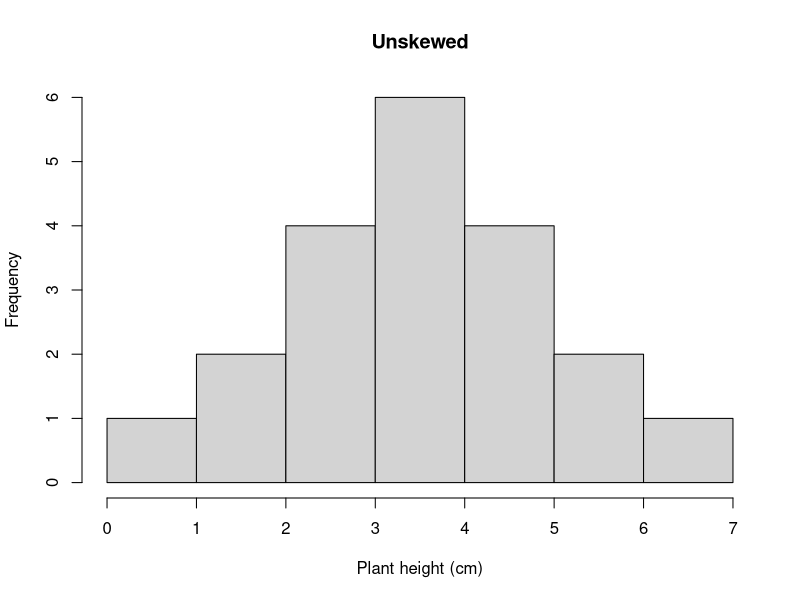

Write the R code that produced this figure. (Note: this script raises an error after producing the figure.)
## ---- chunk 1
#create vector of heights (cm) of one population of A. subverticulata
sedonapopulation <- c(3, 3, 3, 3, 7, 8, 9)
#take the mean
mean(sedonapopulation)
#calculate variance
var(sedonapopulation)
#calculate standard deviation
sd(sedonapopulation)
#calculate standard error
#base r doesn't have this function
#so we have to write our own
std_error <- function(x) sd(x)/sqrt(length(x))
std_error(sedonapopulation)
## ---- chunk 2
sum = 3+3+3+3+7+8+9 #add all the numbers in the sample
n = length(sedonapopulation) #or you can just calculate the number of height measurements
mean = sum/n; mean #divide sum by number
## ---- chunk 3
#We determine how much each observation varies from the mean.
diffobs1 = mean - 3
diffobs2 = mean - 3
diffobs3 = mean - 3
diffobs4 = mean - 3
diffobs5 = mean - 7 
diffobs6 = mean - 8
diffobs7 = mean - 9 

#Then we square each of these. 
diffobj1_sq = diffobs1^2
diffobj2_sq = diffobs2^2
diffobj3_sq = diffobs3^2
diffobj4_sq = diffobs4^2
diffobj5_sq = diffobs5^2
diffobj6_sq = diffobs6^2
diffobj7_sq = diffobs7^2
## ---- chunk 4
#Then we add the differences up.
sumofsquares = sum(diffobj1_sq, diffobj2_sq, diffobj3_sq, diffobj4_sq, diffobj5_sq, diffobj6_sq, diffobj7_sq)
#Divide the sum of squares by n - 1.
variance = sumofsquares/(n-1); variance 
## ---- chunk 5
#an example of an unskewed population
sedona_unskewed <- c(1, 2, 3, 4, 5, 6, 7)
mean(sedona_unskewed)
median(sedona_unskewed)

#previous sedona population; skewed
sedonapopulation <- c(3, 3, 3, 3, 7, 8, 9)
mean(sedonapopulation)
median(sedonapopulation)
## ---- chunk 6
sedona_unskewed <- c(7, 2, 2, 3, 3, 3, 3, 6, 6, 5, 5, 5, 5, 4, 4, 4, 4, 4, 4, 0.5)
mean(sedona_unskewed)
median(sedona_unskewed)
#I'm renaming sedonapopulation, sedona_skewed for this example
sedona_skewed <- c(3, 3, 3, 3, 7, 3, 4, 5, 6, 3, 3, 3, 4, 4, 6, 7, 8, 9, 3, 4, 5, 2)
mean(sedona_skewed)
median(sedona_skewed)
## ---- chunk 7
png("histogram_plantheight.png")
hist(sedona_unskewed, main = "Unskewed", xlab = "Plant height (cm)", breaks=5)
dev.off()
knitr::include_graphics("histogram_plantheight.png")
## ---- chunk 8
h <- hist(sedona_unskewed, main = "Mostly Unskewed", xlab = "Plant height (cm)", breaks=5)

xfit <- seq(min(sedona_unskewed), max(sedona_unskewed), length = 40) 
yfit <- dnorm(xfit, mean = mean(sedona_unskewed), sd = sd(sedona_unskewed)) 
yfit <- yfit * diff(h$mids[1:2]) * length(sedona_unskewed) 

lines(xfit, yfit, col = "black", lwd = 2)
## ---- chunk 9
hist(sedona_skewed, main = "Skewed", xlab = "Plant height (cm)", breaks = 5)
## ---- chunk 10
boxplot(sedona_skewed, main="Skewed", ylab="Plant height (cm)")
## ---- chunk 11
#Let's add a plant height of 20.
sedona_skewed <- c(3, 3, 3, 3, 7, 3, 4, 5, 6, 3, 3, 3, 4, 4, 6, 7, 8, 9, 3, 4, 5, 2, 20)
boxplot(sedona_skewed, main="Skewed", ylab="Plant height (cm)")
